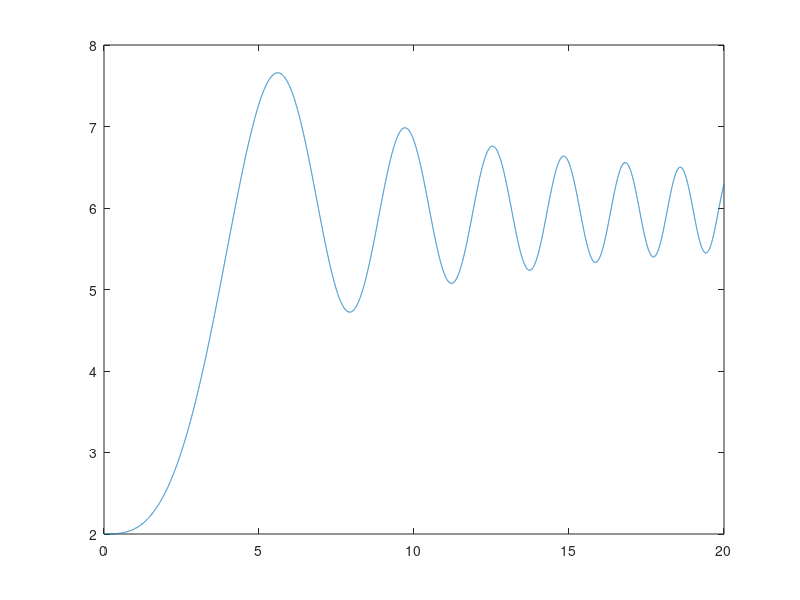

Here is the MATLAB script that generated this plot:
%１-6-2 Simulating ODEs with MATLAB
clear

%初期値の設定
x0 = 2;
t0 = 0;
%シミュレーションに使う時間幅の設定
dt = 0.001;
%時間の終点の設定
tmax = 20;
%時間軸に用いるベクトルの作成
tvec = t0:dt:tmax;
%時間に対応した応答変数を格納するためのベクトルの作成
xvec = zeros(size(tvec));

%微分方程式のシミュレーション(オイラー法)
%応答変数に初期値を設定する
x(1) = x0;
%t=1以降にxがどう変化するかのシミュレーション
for i = 2:length(tvec)
    tval = tvec(i);
    dxdt = 2 * sin(0.1 * tval * tval);
    x(i) = x(i-1) + dxdt * dt;
end

%シミュレーションした結果をプロット
plot(tvec,x);